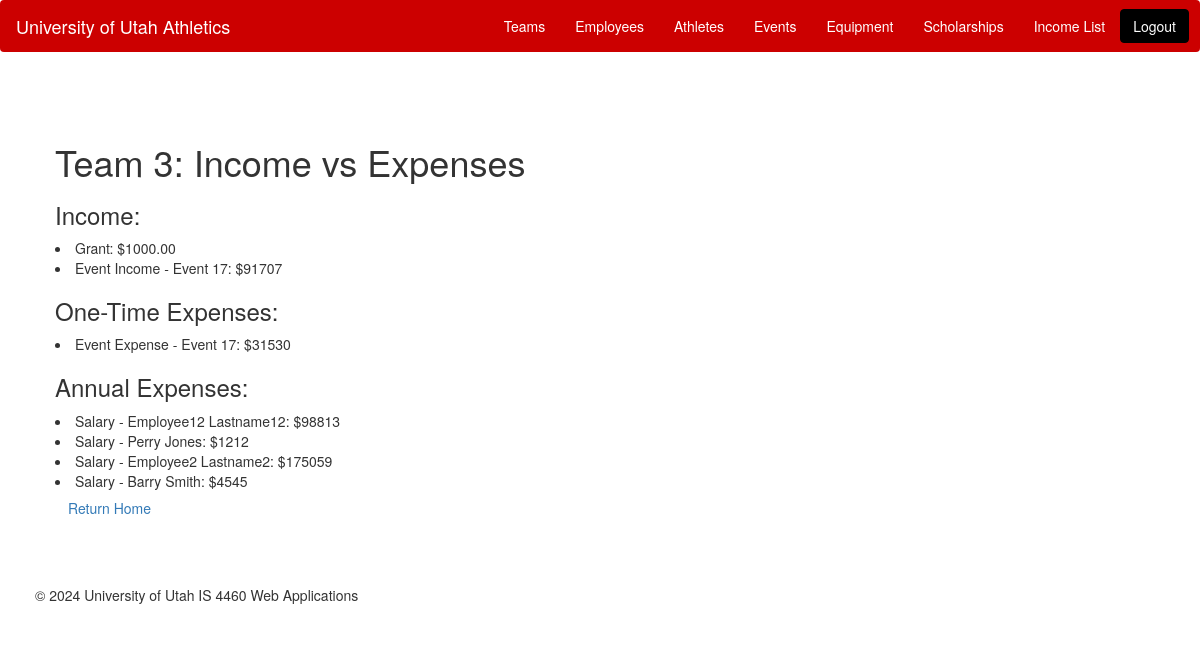
The page /athletics/team/report/4/ (signed in) on the database its author committed.
### athletics/models.py (models this page shows, shortened)
class Team(models.Model):
    team_id = models.AutoField(primary_key=True)
    team_name = models.CharField(max_length=100)
    type = models.CharField(max_length=50)
    email = models.CharField(max_length=50)
    established_date = models.DateField()
    employees = models.ManyToManyField('Employee', related_name='teams_associated', blank=True)

class Income(models.Model):
    income_type_choices = [
        ('DN', 'Donation'),
        ('GR', 'Grant'),
        ('FN', 'Fundraiser'),
    ]
    income_id=models.AutoField(primary_key=True)
    team = models.ForeignKey(Team, on_delete=models.CASCADE)
    type = models.CharField(max_length=15, choices=income_type_choices)
    amount = models.DecimalField(max_digits=10, decimal_places=2)
    date_recorded = models.DateField()

class Event(models.Model):
    event_id = models.AutoField(primary_key=True)
    name = models.CharField(max_length=50)
    team = models.ForeignKey(Team, on_delete=models.CASCADE)
    income = models.IntegerField()
    date = models.DateField()
    expenses = models.IntegerField()
    opponent = models.CharField(max_length=255)

class Employee(models.Model):
    employee_id = models.AutoField(primary_key=True)
    first_name = models.CharField(max_length=255)
    last_name = models.CharField(max_length=255)
    title = models.CharField(max_length=255)
    start_date = models.DateField()
    end_date = models.DateField(null=True, blank=True)
    salary = models.IntegerField()
    administrator = models.BooleanField()
    user_id = models.CharField(max_length=255)
    password = models.CharField(max_length=255)
    teams = models.ManyToManyField('Team', related_name='employees_associated', blank=True)

### athletics/views.py (the view)
# urls.py: path('team/report/<int:team_id>/', views.Report.as_view(), name = 'team_report'),
class Report(LoginRequiredMixin, View):
    def get(self, request, team_id):
        user_message = ""
        team = None
        employees = None
        athletes = None
        scholarships = None
        incomes = None
        equipments = None
        events = None
        if not can_view_reports(request):
            user_message = "Cannot View Reports. You are an employee not an admin."
        else:
            team = Team.objects.get(pk=team_id)
            employees = team.employees.all()
            athletes = team.athletes.all()
            scholarships = Scholarship.objects.filter(athlete__in=athletes)
            incomes = Income.objects.filter(team=team)
            equipments = Equipment.objects.filter(team=team)
            events = Event.objects.filter(team=team)
        return render(request = request,
                    template_name = 'report.html',
                    context = { 'team': team,
                                'employees': employees,
                                'athletes' : athletes,
                                'scholarships': scholarships,
                                'incomes': incomes,
                                'equipments': equipments,
                                'events': events,
                                'user_message': user_message
                                })

### athletics/views.py (called while the page is built)
def can_view_reports(request):
    return request.user.groups.filter(name='Admin').exists()

### athletics/templates/report.html (shortened to what this page needs)
{% extends 'base.html' %}
{% block content %}
<div class="container">
    <div class="row">
        <div class="col-md-8 offset-md-3">
            <h1 class="mt-4">{{team.team_name}}: Income vs Expenses</h1>
            <h3>Income:</h3>
            {% for income in incomes %}
                <li>{{ income.get_type_display }}: ${{ income.amount }}</li>
            {% endfor %}
            {% for event in events %}
                <li>Event Income - {{ event.name }}: ${{ event.income }}</li>
            {% endfor %}
            <h3>One-Time Expenses:</h3>
        {% for event in events %}
            <li>Event Expense - {{ event.name }}: ${{ event.expenses }}</li>
        {% endfor %}
            <h3>Annual Expenses:</h3>
        {% for employee in team.employees_associated.all %}
                <li>Salary - {{ employee.first_name }} {{ employee.last_name }}: ${{employee.salary}}</li>
        {% endfor %}
            <a href="/athletics/home/" class="btn btn-secondary">Return Home</a>
        </div>
    </div>
</div>
{% endblock %}

### athletics/static/css/styles.css (style rules this page uses)
body { background-color: #FFFFFF; }
.container { padding: 20px; }

### rows shown on the page
Team: team_name "Team 3"
Income: type "Grant", amount "1000.00"
Event: name "Event 17", income "91707", expenses "31530"
Employee: first_name "Employee12", last_name "Lastname12", salary "98813"
Employee: first_name "Perry", last_name "Jones", salary "1212"
Employee: first_name "Employee2", last_name "Lastname2", salary "175059"
Employee: first_name "Barry", last_name "Smith", salary "4545"
